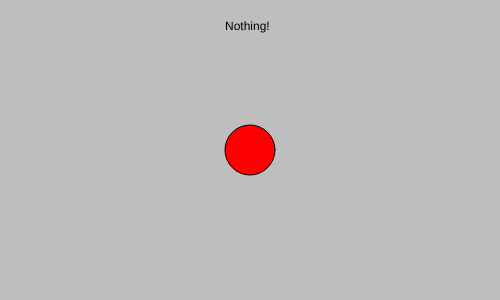
Frame 1 (no input)
Frame 60 (no input): identical to frame 1, image omitted
Frame 120 (the mouse pressed at the canvas centre since frame 60): identical to frame 1, image omitted

The p5.js sketch that drew this single still picture (run headless with seeded random() and noise() and a simulated clock; from frame 60 on, the mouse is pressed at the canvas centre):

// p5.js sketch
// ── sketch.js
let circleX, circleY, circleSize, circleColor;
let message = "Nothing!";
function setup () {
    createCanvas(500, 300);
    circleX = width/2;
    circleY = height/2;
    circleSize = 50;
    circleColor = color(255, 0, 0);
}

function draw() {
    background(190);
    fill(circleColor);
    circle(circleX, circleY, circleSize);
    fill(0);
    text (message, width * 0.45, height * 0.1);
}

function mouseClicked() {
    console.log('click');
    anim();
}

function anim() {
    setTimeout(() => {
        circleSize = 150;
        setTimeout(() => {
            circleX = width * 0.75;
            message = 'move to right';
            setTimeout( () => {
                circleColor = color(0, 0, 255);
                setTimeout(() => {
                    circleX = width * 0.5
                    setTimeout(() => {
                        circleSize = 50;
                        setTimeout(() => {
                            circleColor = color(255, 0, 0);
                        }, 1000)
                    }, 1000)

                }, 1000)
            }, 1000);
        }, 1000)
    }, 1000);
}



function callBack() {
    console.log('timeout:', millis());
}
